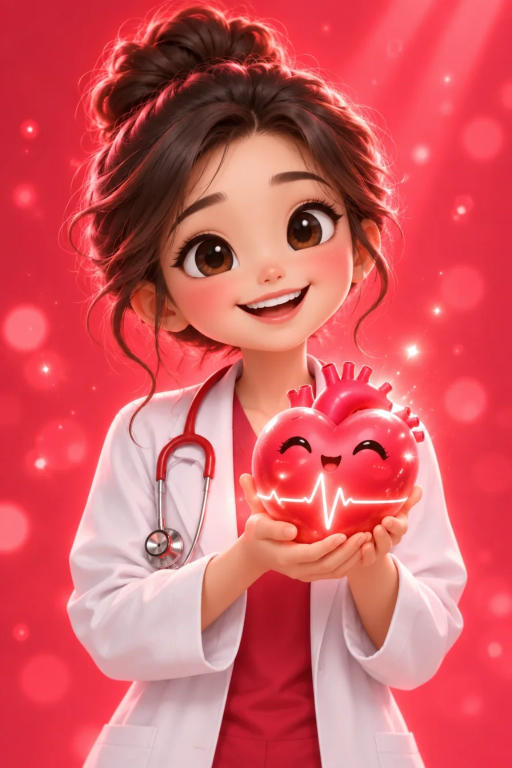
#> input picture app/assets/branches/23402.webp, 1024 x 1536 px, given in place of f_0074.png, which was not available (shown at 1/2 size)
$ python post_lincoln.py ../../../app/assets/branches ../../../app/assets/branches/23403.webp ../../../app/assets/branches/23403.webp ../../../app/assets/branches/23403.webp ../../../app/assets/branches/23403.webp ../../../app/assets/branches/23403.webp
#> lines starting #> are read from the running program, lines starting #| are printed output that depends on the picture
"""Captions (Zack D style), pop graphics, grain, sound bed + narration -> MP4.
python3 post_lincoln.py <frames_dir> <out_dir> <vo.wav> <post.json> <tex_dir> <font_dir> [frames,csv]"""
import json
import os
import subprocess
import sys
import wave

import numpy as np
from PIL import Image, ImageDraw, ImageFilter, ImageFont

FR, OUT, VO, POSTJ, TEX, FD = sys.argv[1:7]
ONLY = [int(x) for x in sys.argv[7].split(",")] if len(sys.argv) > 7 else None
os.makedirs(OUT, exist_ok=True)
FPS, N, VO_START = 30, 300, 0.15
# caption chunks: (narration time of the first word in the tightened VO, text)
CAPS = [(0.00, "In 1860,"), (1.06, "an 11-year-old girl"), (2.34, "wrote to"), (3.08, "Abraham Lincoln."),
        (4.22, "Her advice?"), (4.88, "Grow a beard."), (5.78, "He replied:"), (6.18, "wouldn't people"),
        (6.62, "call it silly?"), (7.74, "Then he grew"), (8.50, "one anyway.")]
BULB_F, SPARK_F = 140, 258
CAP_Y = {}                                         # one baseline for every caption
INSERTS = [(74, 124), (149, 174), (175, 231), (232, 270)]   # paper/photo macros: re-level the lifted blacks


def shot_levels(a, b):
#> called with a = 74, b = 124
    lum = []
    for f in range(a, b + 1, 4):
        g = np.asarray(Image.open(os.path.join(FR, f"f_{f:04d}.png")).convert("L"), np.float32)
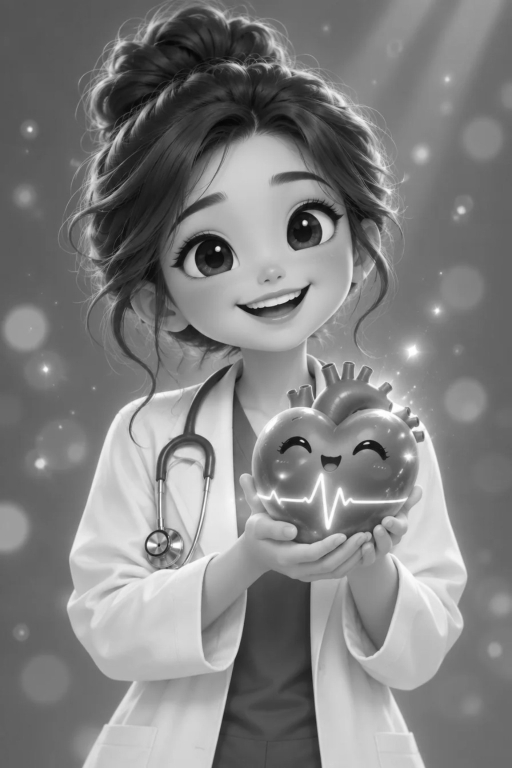
#> g: shape (1536, 1024) float32 (shown at 1/2 size); min 4, max 255, mean 128.3
        lum.append(g[::4, ::4].ravel())
    lum = np.concatenate(lum)
    return float(np.percentile(lum, 1.0)), float(np.percentile(lum, 99.7))


LEVELS = {}
for a, b in INSERTS:
#> (the run stopped early here; a loop or call above may not have finished)

$ run again, on app/assets/branches/23404.webp
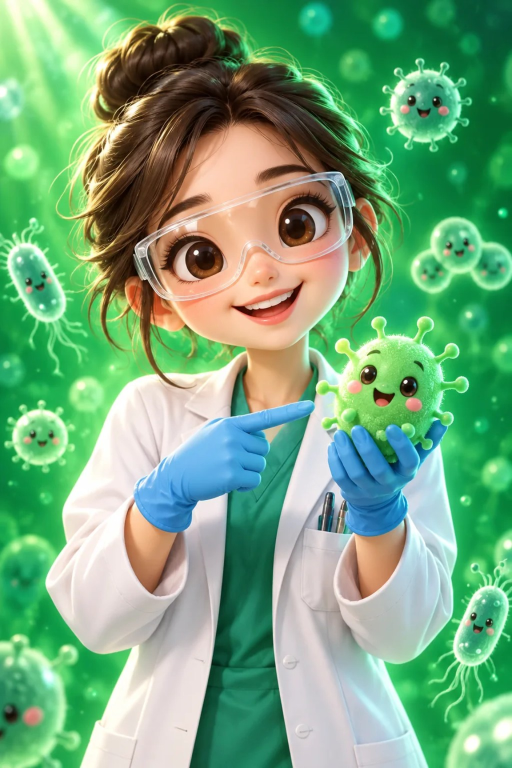
#> input picture app/assets/branches/23404.webp, 1024 x 1536 px, given in place of f_0074.png, which was not available (shown at 1/2 size)
#> in shot_levels, `g = np.asarray(Image.open(os.path.join(FR, f"f_{f:04d}.png")).convert(..`:
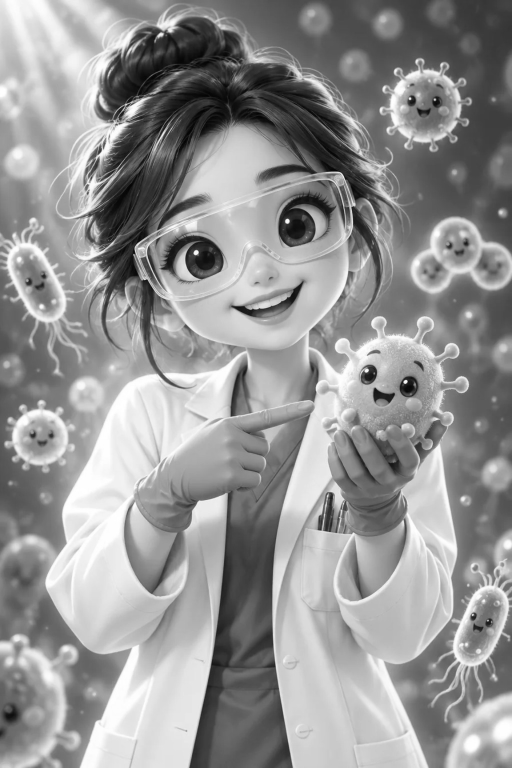
#> g: shape (1536, 1024) float32 (shown at 1/2 size); min 2, max 255, mean 148.2

$ run again, on app/assets/branches/23406.webp
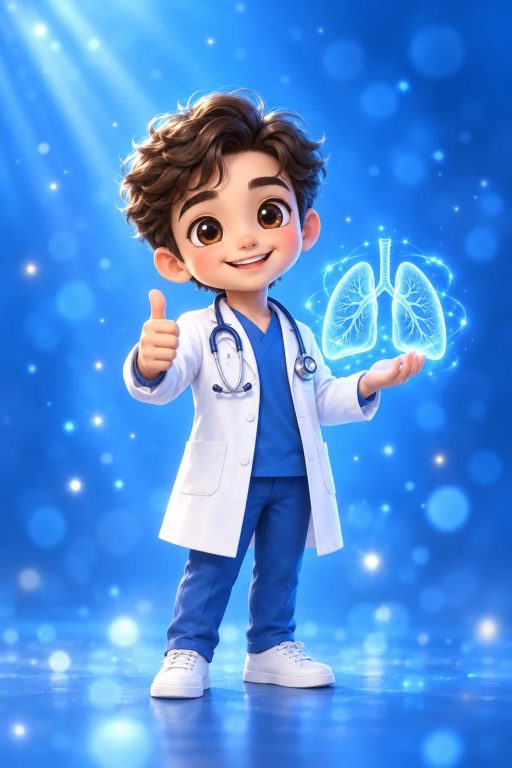
#> input picture app/assets/branches/23406.webp, 1024 x 1536 px, given in place of f_0074.png, which was not available (shown at 1/2 size)
#> in shot_levels, `g = np.asarray(Image.open(os.path.join(FR, f"f_{f:04d}.png")).convert(..`:
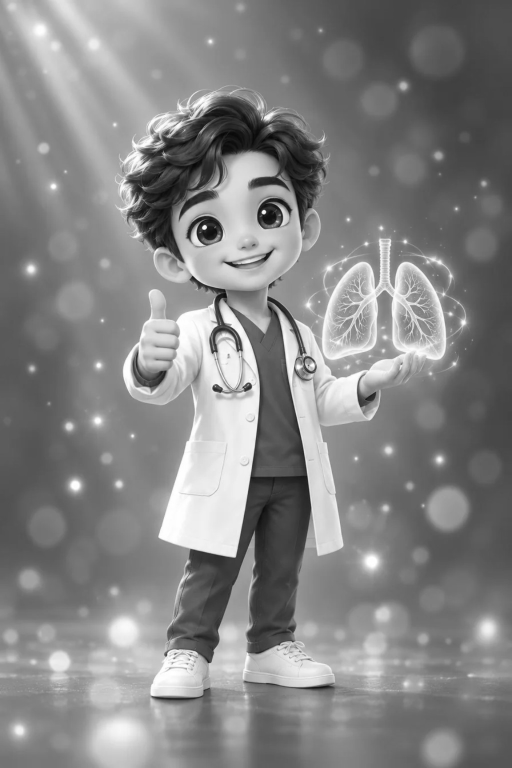
#> g: shape (1536, 1024) float32 (shown at 1/2 size); min 5, max 255, mean 132.4
